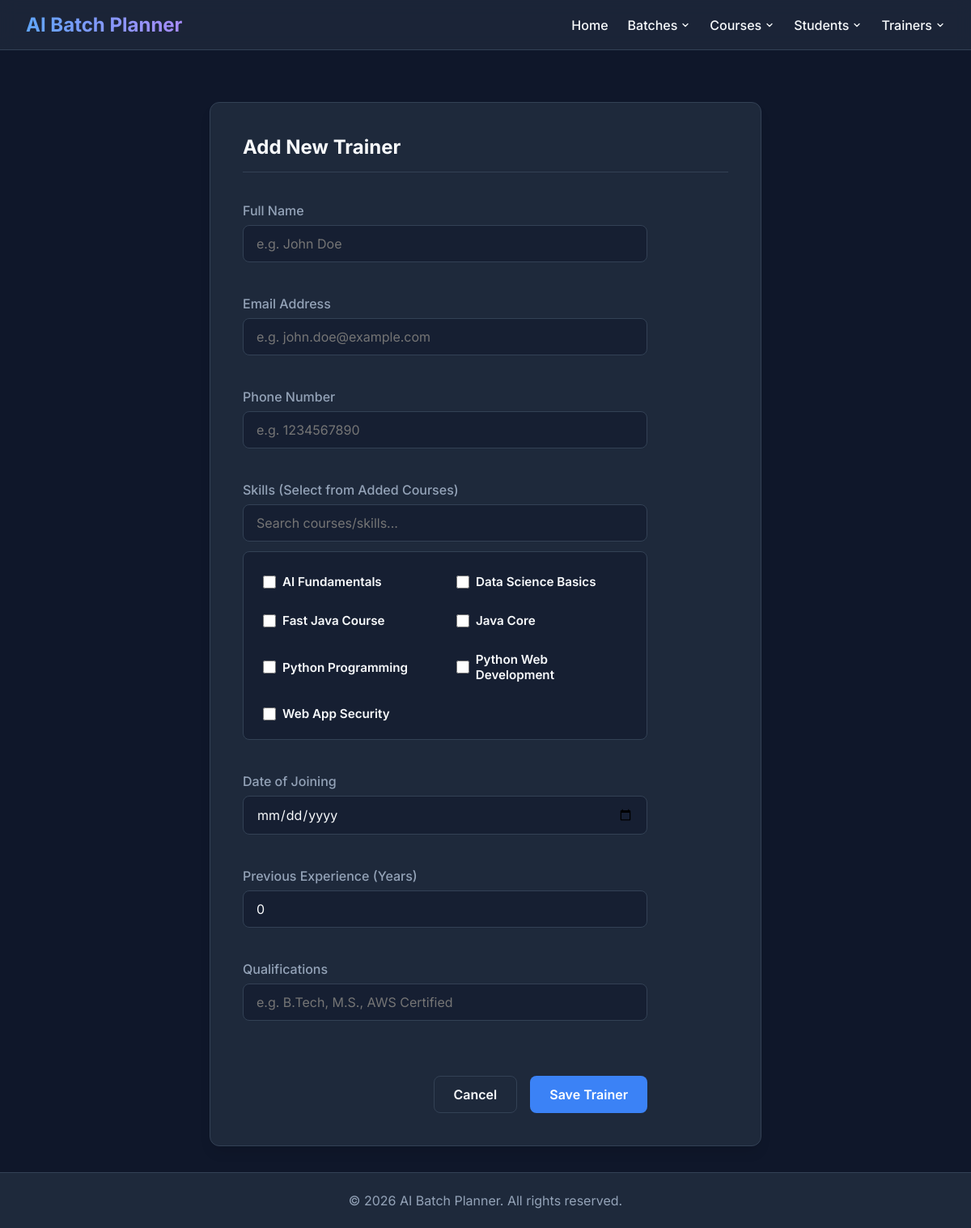
Page /trainers/new on the earlier database version.
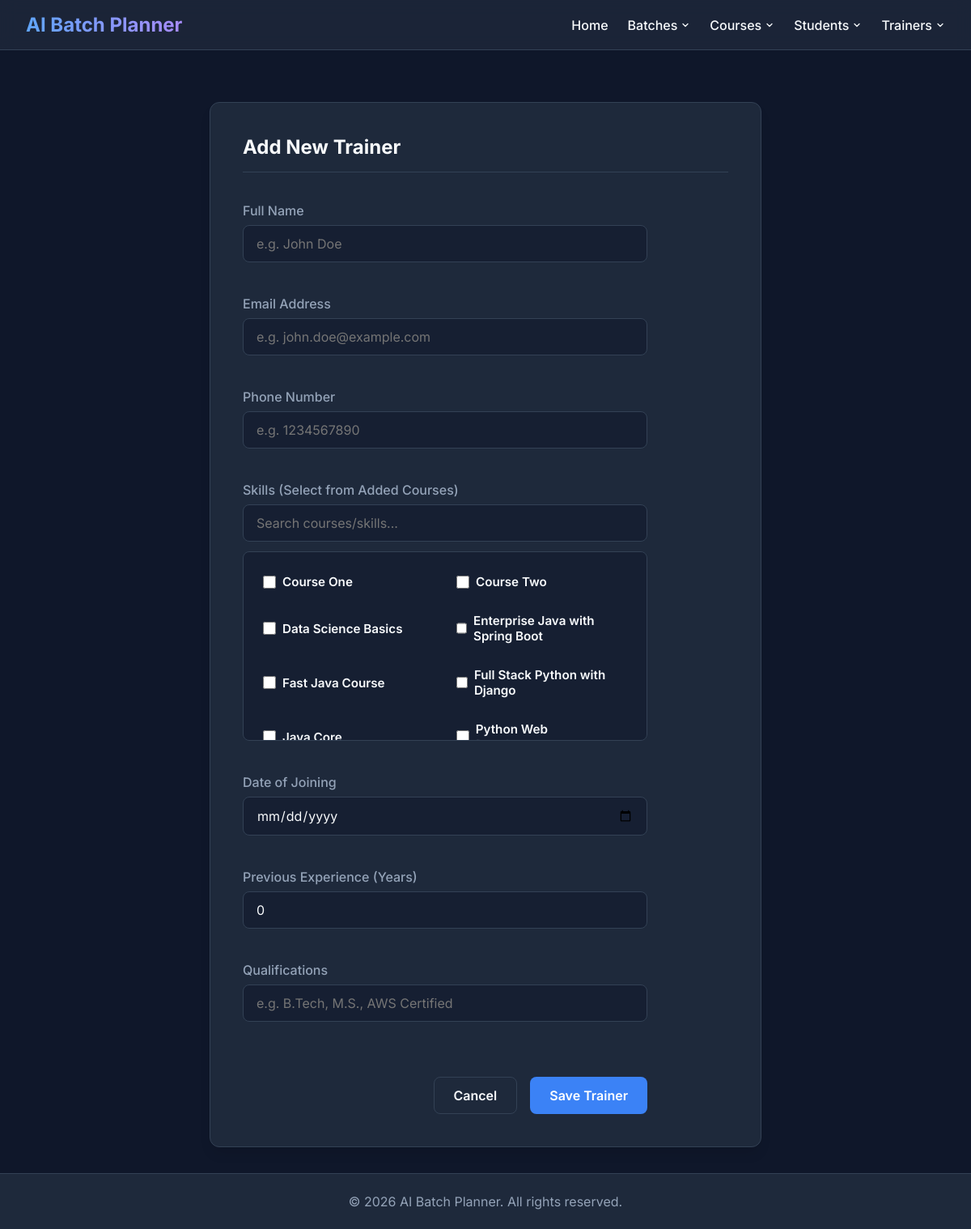
Same page on the later database version.
### tables this page shows
CREATE TABLE Course (
    id INTEGER PRIMARY KEY AUTOINCREMENT,

    course_name TEXT NOT NULL UNIQUE,

    technology_stack TEXT NOT NULL,

    duration_hours INTEGER NOT NULL
        CHECK(duration_hours > 0),

    description TEXT,

    status TEXT NOT NULL DEFAULT 'Active'
        CHECK(status IN ('Active', 'Inactive')),

    created_at DATETIME NOT NULL DEFAULT CURRENT_TIMESTAMP,

    updated_at DATETIME NOT NULL DEFAULT CURRENT_TIMESTAMP,

    created_by TEXT,

    updated_by TEXT
);

### routes/trainer_routes.py (the view)
@trainer_bp.route("/trainers/new", methods=["GET"])
def add_trainer():
    courses = course_service.get_all_courses()
    return render_template("trainer_form.html", courses=courses)

### models/course.py (called while the page is built)
    def get_connection(self):
        conn = sqlite3.connect(DB_PATH)
        conn.row_factory = sqlite3.Row
        return conn

    def get_all_courses(self):
        conn = self.get_connection()
        rows = conn.execute("SELECT * FROM Course ORDER BY course_name ASC").fetchall()
        conn.close()
        return [dict(r) for r in rows]

### services/course_service.py (called while the page is built)
    def get_all_courses(self):
        return self.course_model.get_all_courses()

### templates/trainer_form.html (shortened to what this page needs)
{% extends 'base.html' %}
{% block content %}
<div class="form-container">
    <div class="form-header">
        <h2>Add New Trainer</h2>
    </div>
    <form id="trainerForm" method="POST" action="{{ url_for('trainer.save_trainer') }}">
        <div class="form-group">
            <label class="form-label" for="full_name">Full Name</label>
            <input type="text" id="full_name" name="full_name" class="form-control" placeholder="e.g. John Doe"
                required>
        </div>
        <div class="form-group">
            <label class="form-label" for="email">Email Address</label>
            <input type="email" id="email" name="email" class="form-control" placeholder="e.g. john.doe@example.com"
                required>
        </div>
        <div class="form-group">
            <label class="form-label" for="phone">Phone Number</label>
            <input type="text" id="phone" name="phone" class="form-control" placeholder="e.g. 1234567890" required>
        </div>
        <div class="form-group">
            <label class="form-label">Skills (Select from Added Courses)</label>
            <input type="text" id="skills_search" class="form-control" placeholder="Search courses/skills..." style="margin-bottom: 0.75rem;">
            <div class="skills-grid-container">
                <div class="skills-checkbox-grid">
                    {% for course in courses %}
                    <label class="skills-checkbox-item">
                        <input type="checkbox" name="skills" value="{{ course.course_name }}">
                        <span class="skills-checkbox-label">{{ course.course_name }}</span>
                    </label>
                    {% else %}
                    <div style="grid-column: 1 / -1; text-align: center; color: var(--text-muted); padding: 1rem;">
                        No courses added yet. Please <a href="{{ url_for('course_bp.create_course') }}"
                            style="color: var(--primary); text-decoration: underline;">add a course</a> first.
                    </div>
                    {% endfor %}
                </div>
            </div>
        </div>
        <div class="form-group">
            <label class="form-label" for="date_of_joining">Date of Joining</label>
            <input type="date" id="date_of_joining" name="date_of_joining" class="form-control" required>
        </div>
        <div class="form-group">
            <label class="form-label" for="previous_experience">Previous Experience (Years)</label>
            <input type="number" step="0.1" id="previous_experience" name="previous_experience" class="form-control"
                min="0" value="0" required>
        </div>
        <div class="form-group">
            <label class="form-label" for="qualifications">Qualifications</label>
            <input type="text" id="qualifications" name="qualifications" class="form-control"
                placeholder="e.g. B.Tech, M.S., AWS Certified">
        </div>
        <div class="form-actions">
            <a href="{{ url_for('trainer.view_trainers') }}" class="btn btn-outline">Cancel</a>
            <button type="submit" class="btn btn-primary">Save Trainer</button>
        </div>
    </form>
</div>
{% endblock %}

Differences in the rows shown:
removed Course: course_name "AI Fundamentals"
removed Course: course_name "Python Programming"
removed Course: course_name "Python Web Development"
removed Course: course_name "Web App Security"
added Course: course_name "Course One"
added Course: course_name "Course Two"
added Course: course_name "Enterprise Java with Spring Boot"
added Course: course_name "Full Stack Python with Django"
added Course: course_name "Python Web…"
